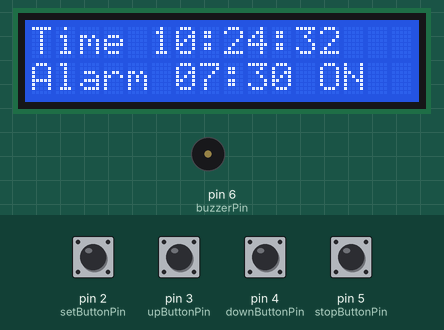
Bench run of a sketch on a simulated Arduino Uno, built with avr-gcc and run on an emulated ATmega328P. Shown: 16×2 character LCD, buzzer (waves = sounding, pin HIGH). The test bench sets the inputs (shaded band); at power-on: pin 2 (setButtonPin), pin 3 (upButtonPin), pin 4 (downButtonPin), pin 5 (stopButtonPin) HIGH. The local clock reads 2024-03-15 10:24:30 at power-on unless the sketch sets it; what the sketch prints to the serial monitor is not drawn.

Above: at 2.7 s.
2.8 s: pin 2 (setButtonPin) pulled LOW for 0.15 s
At 3.7 s:
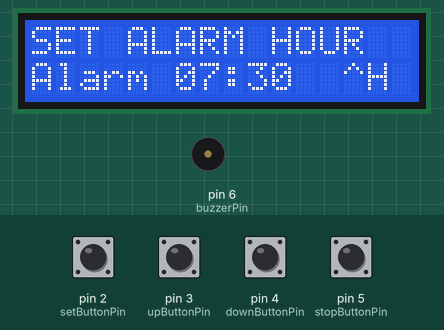
4.4 s: pin 2 (setButtonPin) pulled LOW for 1 s
At 4.53 s:
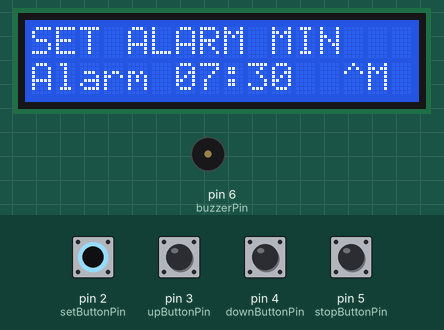
6.9 s: pin 3 (upButtonPin) pulled LOW for 1 s
At 8.1 s:
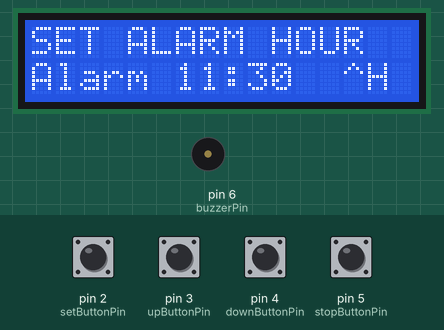
9.4 s: pin 3 (upButtonPin) pulled LOW for 0.15 s
At 9.9 s:
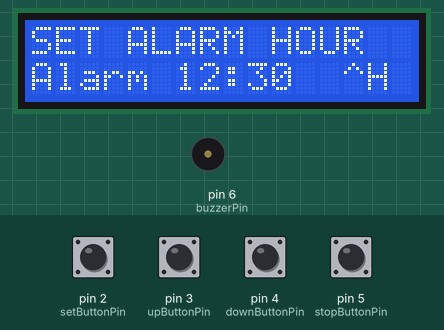
Timing chart, 0 to 12.0 s (numbered marks = the images above; inputs shaded):
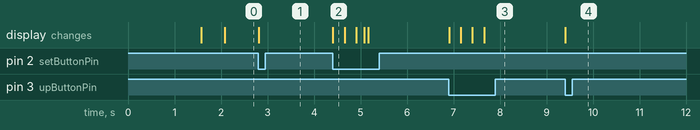

Measured:
- after the input at 2.8 s, the display: changes at once (image 1)
- after the input at 4.4 s, the display: changes at once (image 2)
- after the input at 6.9 s, the display: first changes at once (image 3 shows a later state)
- after the input at 9.4 s, the display: changes at once (image 4)

The sketch:

alarmsetRealClock.ino
```cpp
#include <Wire.h>
#include <DS3231.h>
#include <LiquidCrystal.h>
#include "pitches.h"

// LCD pins
LiquidCrystal lcd(7, 8, 9, 10, 11, 12);

// RTC
DS3231 clock;
RTCDateTime dt;

// Pins
const int buzzerPin = 6;

const int setButtonPin = 2;
const int upButtonPin = 3;
const int downButtonPin = 4;
const int stopButtonPin = 5;

// Alarm settings
int alarmHour = 7;
int alarmMinute = 30;
bool alarmEnabled = true;
bool alarmRinging = false;

int lastTriggeredDay = -1;

// Menu modes
// 0 = normal clock
// 1 = set alarm hour
// 2 = set alarm minute
// 3 = alarm on/off
int menuMode = 0;

// Timing
unsigned long lastDisplayUpdate = 0;
unsigned long lastMelodyStep = 0;
unsigned long lastButtonTime = 0;

const unsigned long buttonCooldown = 250;

// Alarm melody
int melody[] = {
  NOTE_C5, NOTE_E5, NOTE_G5, NOTE_C6,
  NOTE_G5, NOTE_E5, NOTE_C5
};

int melodyLength = sizeof(melody) / sizeof(melody[0]);
int melodyIndex = 0;

void setup() {
  Serial.begin(9600);

  Wire.begin();
  clock.begin();

  lcd.begin(16, 2);

  pinMode(buzzerPin, OUTPUT);

  pinMode(setButtonPin, INPUT_PULLUP);
  pinMode(upButtonPin, INPUT_PULLUP);
  pinMode(downButtonPin, INPUT_PULLUP);
  pinMode(stopButtonPin, INPUT_PULLUP);

  // Uncomment this ONCE if you need to set RTC time,
  // then comment it again and upload again.
  // clock.setDateTime(__DATE__, __TIME__);

  lcd.clear();
  lcd.print("Alarm Clock");
  lcd.setCursor(0, 1);
  lcd.print("RTC Ready");
  delay(1500);
  lcd.clear();

  Serial.println("Alarm clock ready");
}

void loop() {
  dt = clock.getDateTime();

  handleButtons();
  checkAlarm();

  if (alarmRinging) {
    playAlarmMelody();
  }

  if (millis() - lastDisplayUpdate >= 250) {
    lastDisplayUpdate = millis();
    updateDisplay();
  }
}

// --------------------
// Display
// --------------------

void updateDisplay() {
  lcd.clear();

  if (menuMode == 0) {
    lcd.setCursor(0, 0);
    lcd.print("Time ");

    printTwoDigits(dt.hour);
    lcd.print(":");
    printTwoDigits(dt.minute);
    lcd.print(":");
    printTwoDigits(dt.second);

    lcd.setCursor(0, 1);
    lcd.print("Alarm ");

    printTwoDigits(alarmHour);
    lcd.print(":");
    printTwoDigits(alarmMinute);

    lcd.print(alarmEnabled ? " ON" : " OFF");
  }

  else if (menuMode == 1) {
    lcd.setCursor(0, 0);
    lcd.print("SET ALARM HOUR");

    lcd.setCursor(0, 1);
    lcd.print("Alarm ");
    printTwoDigits(alarmHour);
    lcd.print(":");
    printTwoDigits(alarmMinute);
    lcd.print("  ^H");
  }

  else if (menuMode == 2) {
    lcd.setCursor(0, 0);
    lcd.print("SET ALARM MIN");

    lcd.setCursor(0, 1);
    lcd.print("Alarm ");
    printTwoDigits(alarmHour);
    lcd.print(":");
    printTwoDigits(alarmMinute);
    lcd.print("  ^M");
  }

  else if (menuMode == 3) {
    lcd.setCursor(0, 0);
    lcd.print("ALARM ON/OFF");

    lcd.setCursor(0, 1);
    lcd.print(alarmEnabled ? "Enabled: YES" : "Enabled: NO ");
  }
}

void printTwoDigits(int number) {
  if (number < 10) {
    lcd.print("0");
  }

  lcd.print(number);
}

// --------------------
// Buttons
// --------------------

void handleButtons() {
  if (millis() - lastButtonTime < buttonCooldown) {
    return;
  }

  // SET button moves through the menu
  if (digitalRead(setButtonPin) == LOW) {
    lastButtonTime = millis();

    menuMode++;

    if (menuMode > 3) {
      menuMode = 0;
    }

    updateDisplay();
    return;
  }

  // UP button
  if (digitalRead(upButtonPin) == LOW) {
    lastButtonTime = millis();

    if (menuMode == 1) {
      alarmHour++;
      if (alarmHour > 23) {
        alarmHour = 0;
      }
    }
    else if (menuMode == 2) {
      alarmMinute++;
      if (alarmMinute > 59) {
        alarmMinute = 0;
      }
    }
    else if (menuMode == 3) {
      alarmEnabled = true;
    }

    updateDisplay();
    return;
  }

  // DOWN button
  if (digitalRead(downButtonPin) == LOW) {
    lastButtonTime = millis();

    if (menuMode == 1) {
      alarmHour--;
      if (alarmHour < 0) {
        alarmHour = 23;
      }
    }
    else if (menuMode == 2) {
      alarmMinute--;
      if (alarmMinute < 0) {
        alarmMinute = 59;
      }
    }
    else if (menuMode == 3) {
      alarmEnabled = false;
    }

    updateDisplay();
    return;
  }

  // STOP button
  if (digitalRead(stopButtonPin) == LOW) {
    lastButtonTime = millis();

    if (alarmRinging) {
      stopAlarm();
    }

    return;
  }
}

// --------------------
// Alarm logic
// --------------------

void checkAlarm() {
  if (!alarmEnabled || alarmRinging) {
    return;
  }

  if (
    dt.hour == alarmHour &&
    dt.minute == alarmMinute &&
    dt.day != lastTriggeredDay
  ) {
    alarmRinging = true;
    lastTriggeredDay = dt.day;
    melodyIndex = 0;

    lcd.clear();
    lcd.print("ALARM!");
    Serial.println("ALARM!");
  }
}

void playAlarmMelody() {
  if (millis() - lastMelodyStep >= 300) {
    lastMelodyStep = millis();

    tone(buzzerPin, melody[melodyIndex], 220);

    melodyIndex++;

    if (melodyIndex >= melodyLength) {
      melodyIndex = 0;
    }
  }
}

void stopAlarm() {
  alarmRinging = false;
  noTone(buzzerPin);

  lcd.clear();
  lcd.print("Alarm stopped");
  delay(800);
  lcd.clear();

  Serial.println("Alarm stopped");
}
```
